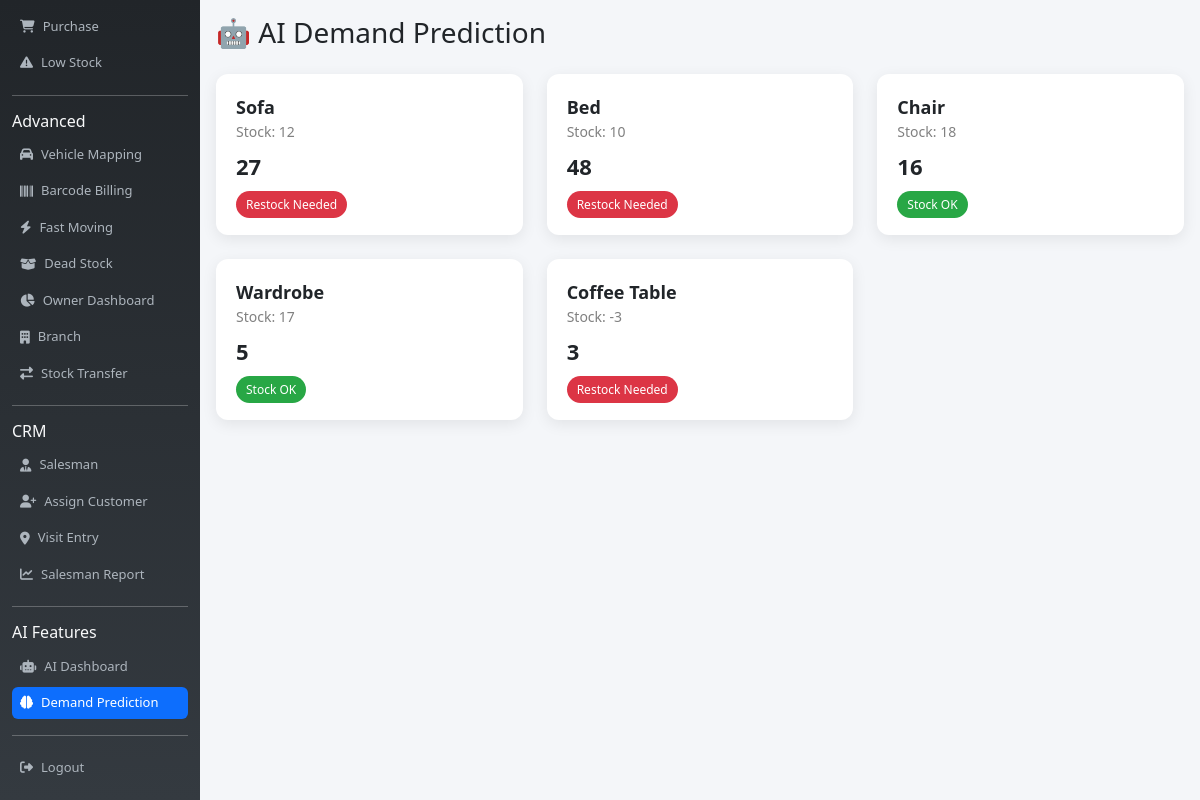
The page /predict-demand/ on the database as committed earlier.
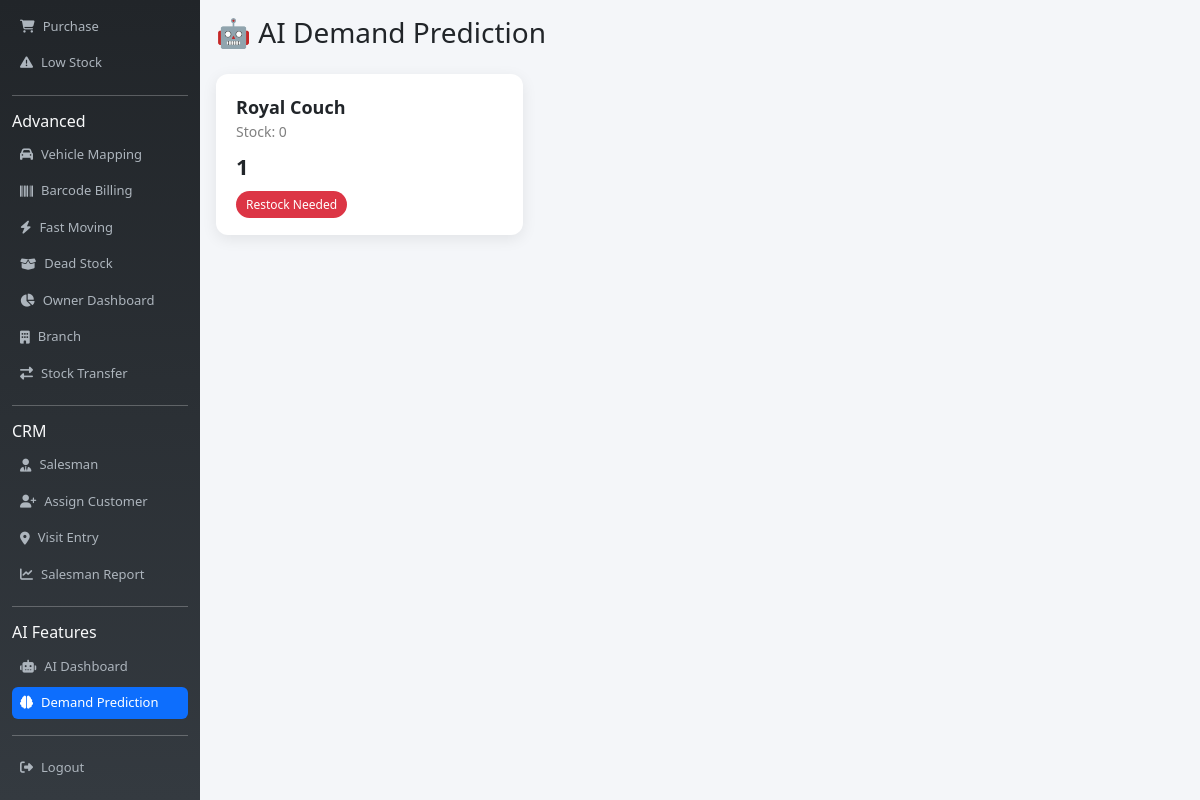
The same page on the database as committed later.
### billing_app/models.py (models this page shows, shortened)
class Product(models.Model):
    name = models.CharField(max_length=100)
    brand = models.ForeignKey(Brand, on_delete=models.SET_NULL, null=True, blank=True)
    barcode = models.CharField(max_length=100, blank=True, null=True)
    price = models.FloatField()
    stock = models.IntegerField(default=0)
    low_stock_limit = models.IntegerField(default=5)
    hsn = models.CharField(max_length=20, blank=True, null=True)
    gst = models.FloatField(default=18)

### billing_app/views.py (the view)
# urls.py: path('predict-demand/', views.demand_prediction, name='predict_demand'),
def demand_prediction(request):
    predictions, alerts = get_predictions()
    labels = []
    actual_data = []
    predicted_data = []
    for p in predictions:
        labels.append(p['name'])
        actual_data.append(p['stock'])
        predicted_data.append(p['prediction'])
    return render(request, 'prediction.html', {
        'predictions': predictions,
        'alerts': alerts,
        'labels': labels,
        'actual_data': actual_data,
        'predicted_data': predicted_data
    })

### billing_app/templates/prediction.html (shortened to what this page needs)
{% extends 'base.html' %}
{% block content %}
<h3 class="mb-4">🤖 AI Demand Prediction</h3>
<div class="row">
{% for p in predictions %}
<div class="col-md-4 mb-4">
    <div class="card-box">
        <div class="title">{{ p.name }}</div>
        <div class="stock">Stock: {{ p.stock }}</div>
        <div class="prediction mt-2">
            {{ p.prediction }}
        </div>
        <div class="mt-2">
            {% if p.stock < p.prediction %}
                <span class="badge-alert">Restock Needed</span>
            {% else %}
                <span class="badge-ok">Stock OK</span>
            {% endif %}
        </div>
    </div>
</div>
{% endfor %}
</div>
{% endblock %}

Rows that differ between the two databases and show on the page:
removed Product: name "Sofa"
removed Product: name "Bed"
removed Product: name "Chair"
removed Product: name "Wardrobe"
removed Product: name "Coffee Table"
added Product: name "Royal Couch"
Other text that changed with them:
new list line: "Stock: 0 1 Restock Needed"
list line gone: "Stock: 12 27 Restock Needed"
list line gone: "Stock: 10 48 Restock Needed"
list line gone: "Stock: 18 16 Stock OK"
list line gone: "Stock: 17 5 Stock OK"
list line gone: "Stock: -3 3 Restock Needed"
